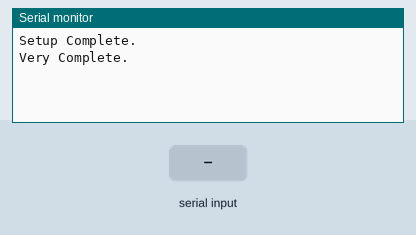
A sketch run on a simulated Arduino Mega 2560, built for the host (arithmetic inside an expression is 32-bit, double 64-bit). On the bench: the last lines printed to the serial monitor. The test bench sets the inputs (shaded band).

Above: at 1.2 s.
1.3 s: "90,45\n" received over Serial
At 1.6 s:
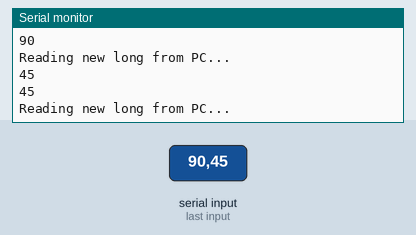
2.8 s: "90,45\n" received over the second serial link
At 3.9 s:
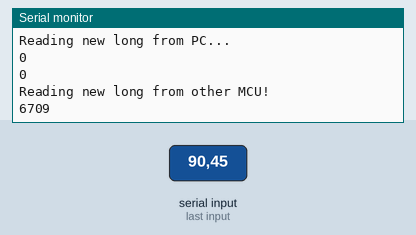
4.3 s: "30,150\n" received over Serial
At 5.1 s:
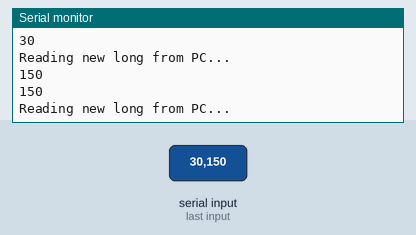
5.8 s: "30,150\n" received over the second serial link
At 6.1 s:
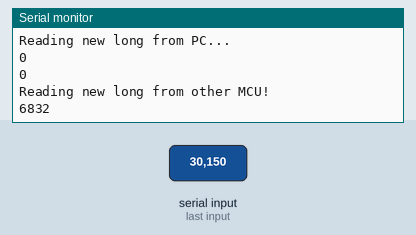
Timing chart, 0 to 8.3 s (numbered marks = the images above; inputs shaded):
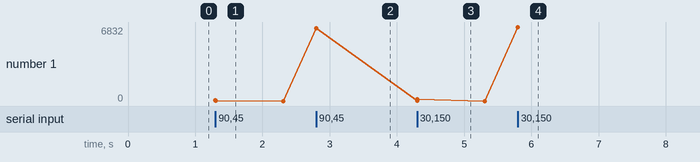

Measured:
- after the input at 1.3 s, the serial monitor: prints a new line at once (image 1)
- after the input at 2.8 s, the serial monitor: prints a new line at once (image 2)
- after the input at 4.3 s, the serial monitor: prints a new line at once (image 3)
- after the input at 5.8 s, the serial monitor: prints a new line at once (image 4)
- plotted number 1: 0 → 6709 after the input at 2.8 s, 0 → 6832 after the input at 5.8 s

The sketch:

serial_test_14bit.ino
```cpp
HardwareSerial Serial1(PB7, PB6);  // Serial Connection to other MCU (Rx, Tx)\

uint8_t bytes_buffer[64];

long lsb_mask = 0b01111111;           // Mask to extract least significant 7 bits
long msb_mask = 0b0011111110000000;   // Mask to extract most significant 7 bits of 14 bit number
long msb_parity = 0b10000000;         // mask to enforce parity on most significant byte
long deparity = lsb_mask;

uint8_t msb;
uint8_t lsb;

long _send;
long _send_check;
long _recieve;
int num_new_bytes;
int num_bytes_read;

void setup() {

  Serial.begin(115200);   // Init Serial connection to PC COM port
  Serial1.begin(115200);  // Serial connection to other MCU

  Serial.println("Setup Complete.");
  Serial.println("Very Complete.");


}


void loop() {

  if (Serial.available() > 0) {

    Serial.println("Reading new long from PC...");

    _send = Serial.parseInt();   // Read number from PC
    Serial.println(_send);       // Echo back for error checking

    msb = ((_send & msb_mask) >> 7) | msb_parity;  // Construct a byte of the form 0b1xxxxxxx where x are the most significant 7 bits of the 14 bit number
    lsb = _send & lsb_mask;                        // Construct a byte of the form 0b0yyyyyyy where y are the least significant 7 bits of the 14 bit number
    Serial1.write(msb);                          // Send bytes to the other MCU
    Serial1.flush();
    Serial1.write(lsb);
    Serial1.flush();
    _send_check = ((msb & deparity) << 7) | lsb;   // Reconstruct the 14 bit number from bytes, and echo back for error checking
    Serial.println(_send_check);
  }

  num_new_bytes = Serial1.available();
  if (num_new_bytes >= 3) {                      // Any three consecutive bytes are garaunteed to include one complete 14 bit number

    Serial.println("Reading new long from other MCU!");
    num_bytes_read = Serial1.readBytes(bytes_buffer, num_new_bytes);  // read all values from the serial buffer into the program buffer

    if (bytes_buffer[num_bytes_read-2] >> 7) {        // Check the second most recently recieved byte; if this is an msb, the two most recent bytes are reconsructed into a 14 bit number, else the 2nd and 3rd most recent bytes are used.
      msb = bytes_buffer[num_bytes_read-2];
      lsb = bytes_buffer[num_bytes_read-1];
    } else {
      msb = bytes_buffer[num_bytes_read-3];
      lsb = bytes_buffer[num_bytes_read-2];
    }
    _recieve = ((msb & deparity) << 7) | lsb;

    Serial.println(_recieve);   // Send recieved 14 bit number to the PC
  }

}
```
